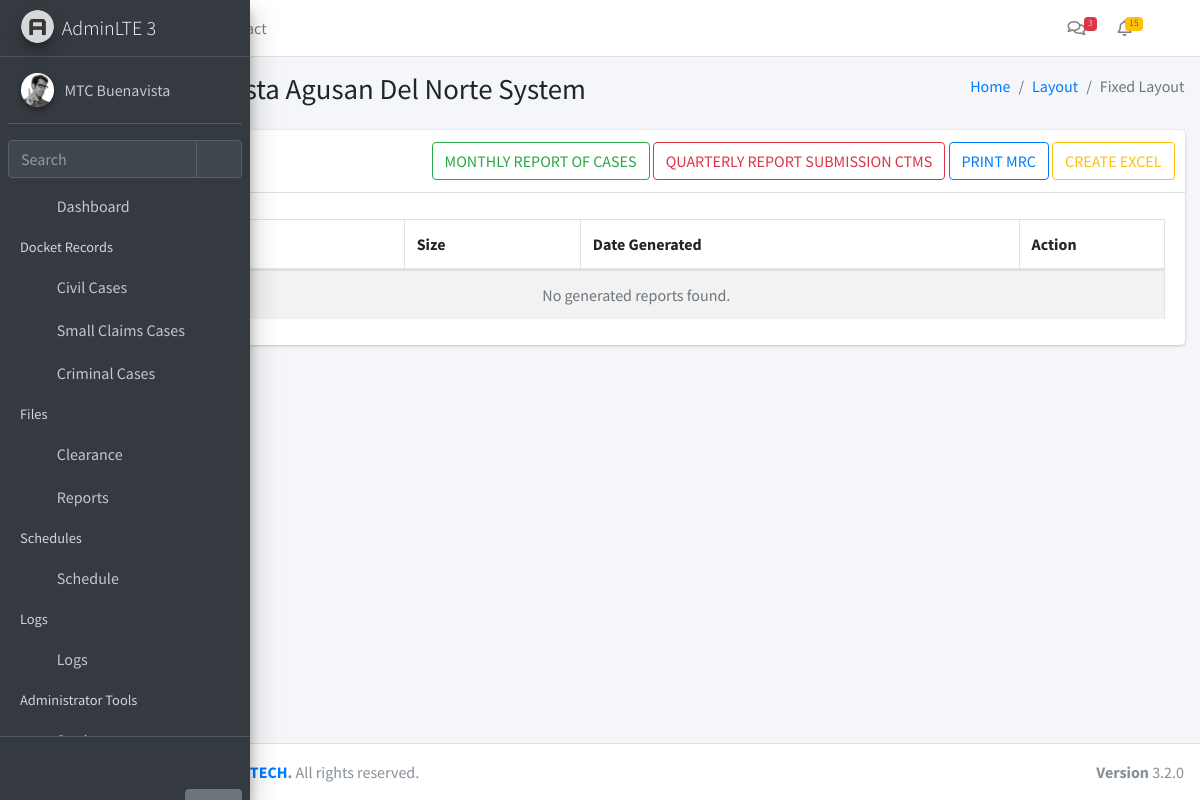
The app's page /report/ (signed in) with its own data.
### app/models.py (models this page shows)
class Module(db.Model):
    __tablename__ = 'modules'
    id = db.Column(db.Integer, primary_key=True)
    name = db.Column(db.String(255), nullable=False)
    icon = db.Column(db.String(255), nullable=False)
    description = db.Column(db.Text, nullable=True)
    url = db.Column(db.String(255), nullable=True)
    created_at = db.Column(db.DateTime, default=datetime.utcnow)
    updated_at = db.Column(db.DateTime, default=datetime.utcnow, onupdate=datetime.utcnow)

### app/routes/report.py (the view, shortened to what this page needs)
@reports_bp.route('/')
@login_required
@require_module(16)
def index():
    storage_path = os.path.join(
        current_app.root_path,
        'static',
        'storage'
    )
    os.makedirs(storage_path, exist_ok=True)
    files = []
    files.sort(key=lambda x: x["date"], reverse=True)
    return render_template(
        "reports/index.html",
        files=files
    )

### app/__init__.py (called while the page is built)
def create_app():
    app = Flask(__name__)
    app.config.from_object(Config)
    db.init_app(app)
    login_manager.init_app(app)
    login_manager.login_view = 'auth.login'
    from app.models import User, Setting, Module
    @login_manager.user_loader
    def load_user(user_id):
        return User.query.get(int(user_id))
    @app.context_processor
    def inject_globals():
        modules = Module.query.all()
        user_modules = []
        if current_user.is_authenticated and current_user.role:
            user_modules = current_user.role.modules
        settings = {s.function_desc: s.function for s in Setting.query.all()}
        return dict(modules=modules, user_modules=user_modules, settings=settings)
    from app.routes import blueprints
    for bp in blueprints:
        app.register_blueprint(bp)
    with app.app_context():
        db.create_all()
    return app

### app/templates/reports/index.html (shortened to what this page needs)
{% extends "layouts/layout1.html" %}
{% block content %}
<section class="col-lg-12 connectedSortable">
  <div class="card">
  <div class="card-header">
    <h3 class="card-title">card header</h3>
<div class="card-tools">
  <a href="#" class="btn btn-outline-success"
     data-toggle="modal" data-target="#mrcModal">
    MONTHLY REPORT OF CASES
  </a>
  <a href="#" class="btn btn-outline-danger"
     data-toggle="modal" data-target="#reportModal">
    QUARTERLY REPORT SUBMISSION CTMS
  </a>
  <a href="{{ url_for('reports.mrc_table') }}"
     class="btn btn-outline-primary">
    PRINT MRC
  </a>
<a href="#" class="btn btn-outline-warning"
   data-toggle="modal" data-target="#createExcelModal">
    CREATE EXCEL
</a>
</div>
  </div>
  <div class="card-body">
<div class="table-responsive">
  <table id="example2" class="table table-bordered table-striped">
    <thead>
      <tr>
        <th>Filename</th>
        <th>Size</th>
        <th>Date Generated</th>
        <th width="120">Action</th>
      </tr>
    </thead>
    <tbody>
      {% if not files %}
      <tr>
        <td colspan="4" class="text-center text-muted">
          No generated reports found.
        </td>
      </tr>
      {% endif %}
    </tbody>
  </table>
</div>
  </div>
</div>
</section>
{% endblock %}

### app/templates/layouts/partials/navbar.html (shortened to what this page needs)
<nav class="mt-2">
  <ul class="nav nav-pills nav-sidebar flex-column nav-child-indent" data-widget="treeview" role="menu" data-accordion="false">
    <li class="nav-item">
      <a href="/dashboard" class="nav-link">
        <i class="nav-icon fas fa-tachometer-alt"></i>
        <p>Dashboard</p>
      </a>
    </li>
{% if user_modules %}
  <li class="nav-header">Docket Records</li>
  {% set standalone_modules = modules
    | selectattr('id', 'in', user_modules)
    | selectattr('id', 'in', [6,7,9,10])
    | list %}
  {% for m in standalone_modules %}
    <li class="nav-item">
      <a href="/{{ m.url }}" class="nav-link">
        <i class="nav-icon fa {{ m.icon }}"></i>
        <p>{{ m.name }}</p>
      </a>
    </li>
  {% endfor %}
{% endif %}
{% set cert_modules = modules
  | selectattr('id', 'in', user_modules)
  | selectattr('id', 'in', [5,16])
  | list %}
{% if cert_modules %}
  <li class="nav-header">Files</li>
   {% for m in cert_modules %}
        <li class="nav-item">
          <a href="/{{ m.url }}" class="nav-link">
            <i class="nav-icon fa {{ m.icon }}"></i>
            <p>{{ m.name }}</p>
          </a>
        </li>
      {% endfor %}
{% endif %}
{% set sched_modules = modules
  | selectattr('id', 'in', user_modules)
  | selectattr('id', 'in', [11,12])
  | list %}
{% if sched_modules %}
  <li class="nav-header">Schedules</li>
  <li class="nav-item {% if request.path in ['/schedule/court', '/schedule/wedding'] %}menu-is-opening menu-open{% endif %}">
    <a href="#" class="nav-link {% if request.path in ['/schedule/court', '/schedule/wedding'] %}active{% endif %}">
      <i class="nav-icon fas fa-calendar-alt"></i>
      <p>
        Schedule
        <i class="right fas fa-angle-left"></i>
      </p>
    </a>
  </li>
{% endif %}
{% set logs_modules = modules
  | selectattr('id', 'in', user_modules)
  | selectattr('id', 'in', [13,14,15])
  | list %}
{% if logs_modules %}
  <li class="nav-header">Logs</li>
  <li class="nav-item">
    <a href="#" class="nav-link">
      <i class="nav-icon fas fa-clipboard-list"></i>
      <p>
        Logs
        <i class="right fas fa-angle-left"></i>
      </p>
    </a>
  </li>
{% endif %}
    {% if user_modules %}
      {% set admin_modules = modules
        | selectattr('id', 'in', user_modules)
        | selectattr('id', 'in', [1,2,3,4])
        | list %}
 {% set admin_paths = ['/roles', '/users', '/modules', '/settings'] %}
{% if admin_modules %}
  <li class="nav-header">Administrator Tools</li>
  <li class="nav-item {% if request.path.rstrip('/') in admin_paths %}menu-is-opening menu-open{% endif %}">
    <a href="#"
       class="nav-link {% if request.path.rstrip('/') in admin_paths %}active{% endif %}">
      <i class="nav-icon fas fa-cogs"></i>
      <p>
        Setting
        <i class="right fas fa-angle-left"></i>
      </p>
    </a>
  </li>
{% endif %}
    {% endif %}
  </ul>
</nav>

### records on screen
Module: name "Civil Cases"
Module: name "Small Claims Cases"
Module: name "Criminal Cases"
Module: name "Clearance"
Module: name "Reports"
